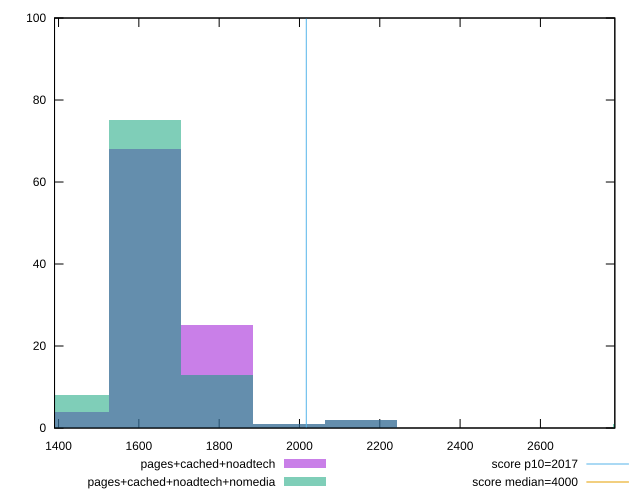

Here is the gnuplot script that generated this plot:
reset

$pagesCachedNoadtech <<EOF
1793.677867691516 25
1614.3100809223643 68
1434.9422941532127 4
2152.413441229819 2
1973.0456544606675 1
EOF

$pagesCachedNoadtechNomedia <<EOF
1793.677867691516 13
1614.3100809223643 75
1434.9422941532127 8
1973.0456544606675 1
2152.413441229819 2
2869.8845883064255 1
EOF

set key outside below
set boxwidth 179.3677867691516
set xrange [1390.0400000000006:2785.308]
set yrange [0:100]
set trange [0:100]
set style fill transparent solid 0.5 noborder

set parametric
set terminal svg size 640, 500 enhanced background rgb 'white'
set output "report_00012_2021-02-09T11:01:39.952Z/mainthread-work-breakdown/comparison/histogram/2_vs_3.svg"

plot $pagesCachedNoadtech title "pages+cached+noadtech" with boxes, \
     $pagesCachedNoadtechNomedia title "pages+cached+noadtech+nomedia" with boxes, \
     2017,t title "score p10=2017", \
     4000,t title "score median=4000"

reset
